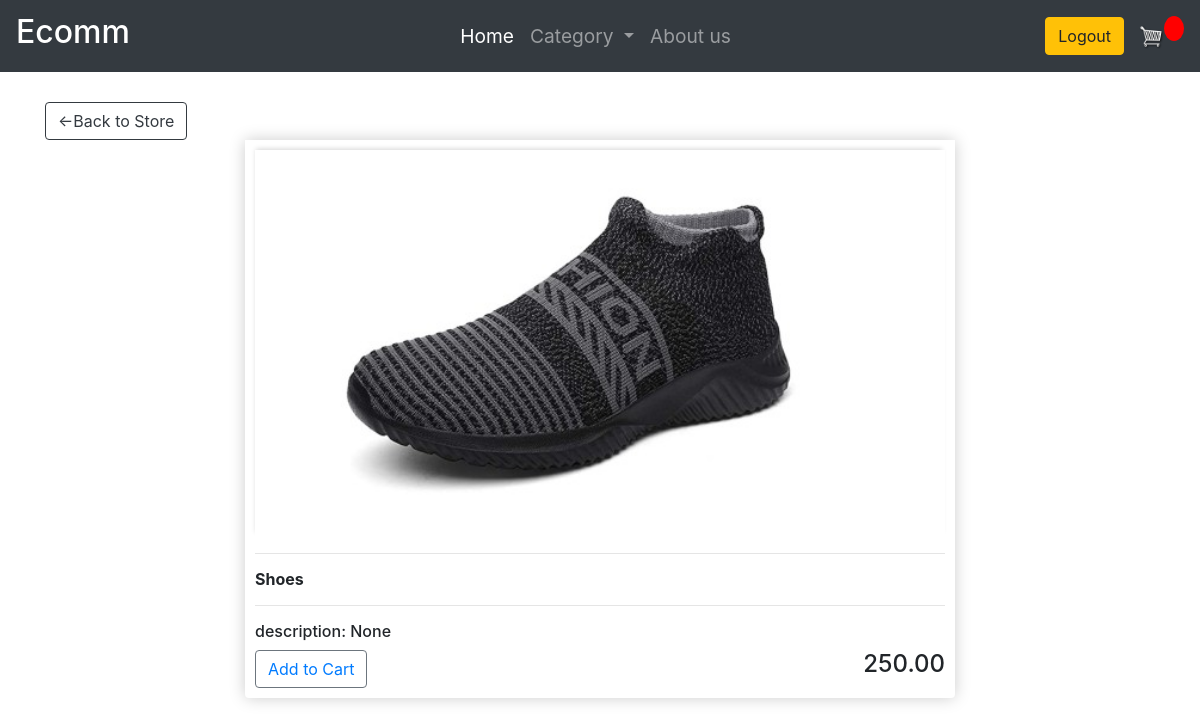
Before: /detail/1/ (signed in) with the older database file.
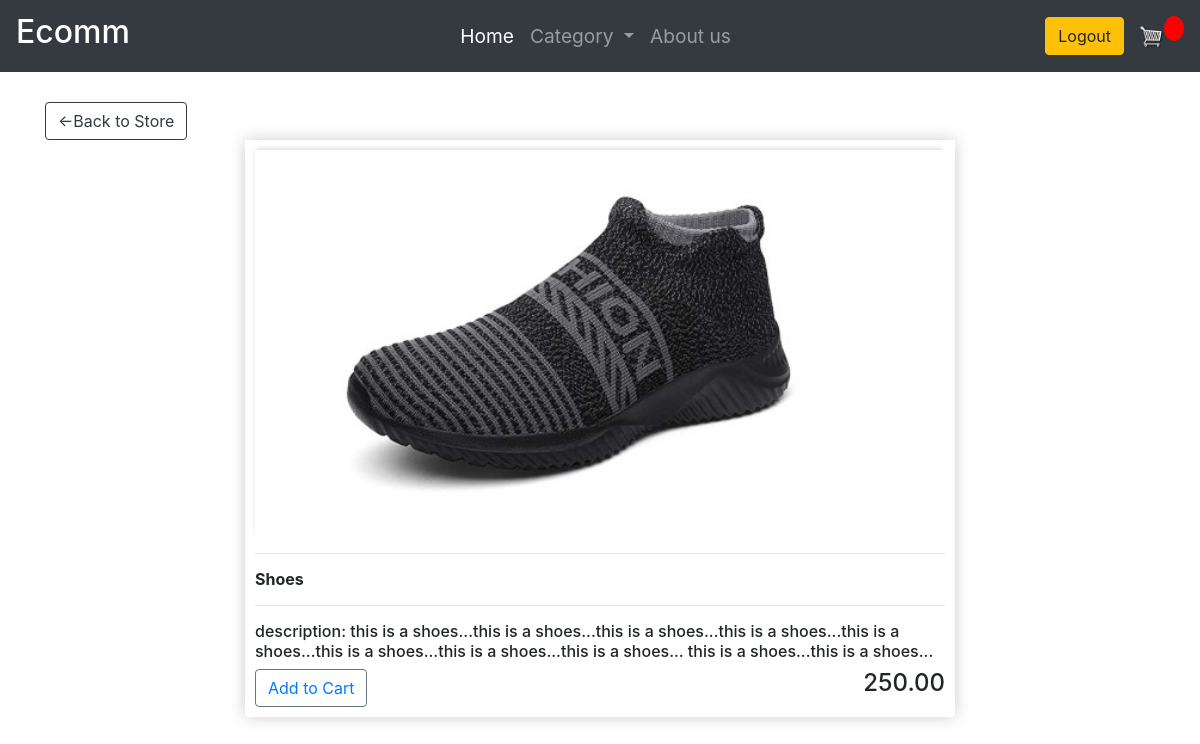
After: the same page with the newer database file.
### foodapp/models.py (models this page shows, shortened)
class Product(models.Model):
    name=models.CharField(max_length=200,null=True)
    price=models.DecimalField(max_digits=7,decimal_places=2)
    digital=models.BooleanField(default=False,null=False,blank=False)
    image = models.ImageField(null=True,blank=True)
    description=models.CharField(max_length=500,null=True)
    @property
    def imageURL(self):
        try:
            url=self.image.url
        except:
            url= ''
        return url

### foodapp/views.py (the view)
# urls.py: path('detail/<int:pk>/',views.detail,name='detail'),
def detail(request,pk):
    products=Product.objects.get(id=pk)
    context={'products':products}
    return render(request,"foodapp/detail.html",context)

### foodapp/templates/foodapp/detail.html
{% extends 'foodapp/main.html' %}
{% load static %}
{% block content %}
<div style="margin-top: 30px;" class="container">
<a class ="btn btn-outline-dark" href="{% url 'store' %}">&#x2190;Back to Store</a>
<div class="d-flex justify-content-center">
    <div class="col-md-8 ">
        <div class="box-element product ">
            <img  class="thumbnail_detail" src="{{products.imageURL}}" alt="">
            <hr>
            <h6><strong>{{products.name}}</strong></h6>
            <hr>
            <h6>description: {{products.description}}</h6>
            <button  data-product="{{ product.id }}" data-action="add" class="btn btn-outline-secondary add-btn update-cart">
            <a href="#"> Add to Cart</a></button>
            <h4 style="display: inline-block; float: right;">{{products.price}}</h4>
        </div>
    </div>
</div>
</div>
{% endblock content %}

### foodapp/templates/foodapp/main.html (shortened to what this page needs)
<!DOCTYPE html>
{% load static %}
  <head>
    <link rel="stylesheet" type="text/css" href="{% static 'css/main.css' %}">
<link rel="stylesheet" href="https://stackpath.bootstrapcdn.com/bootstrap/4.5.2/css/bootstrap.min.css">
<link rel="stylesheet" href="https://stackpath.bootstrapcdn.com/font-awesome/4.7.0/css/font-awesome.min.css">
  </head>
  <body>
    <nav class="navbar sticky-top navbar-expand-md navbar-dark bg-dark ">
      {% if user.is_authenticated%}
        <a class="navbar-brand" href="{% url 'store' %}"><h2>Ecomm</h2></a>
        {% else %}
        <a class="navbar-brand" href="#"><h2>Ecomm</h2></a>
        {% endif %}
        {% if user.is_authenticated%}
        <div  class="collapse navbar-collapse " id="navbarSupportedContent">
          <ul class="navbar-nav mx-auto">
            <li class="nav-item active">
              <a class="nav-link" href="{% url 'store' %}">Home</a>
            </li>
            <li class="nav-item dropdown">
              <a class="nav-link dropdown-toggle" href="#" id="navbarDropdown" role="button" data-toggle="dropdown" aria-haspopup="true" aria-expanded="false">
                Category
              </a>
            </li>
            <li class="nav-item">
                <a class="nav-link" href="#">About us</a>
            </li>
          </ul>
          <div class="form-inline my-2 my-lg-0">
            {% if user.is_authenticated %}
            <a href="{% url 'logout' %}" class="btn btn-warning">Logout</a>
            {% else %}
            <a href="{% url 'login' %}" class="btn btn-warning">Login</a>&nbsp;
            {% endif %}
            <a href="{% url 'cart' %}">
                <img id="cart-icon" src="{% static  'images/assets/cart.png' %}" alt="">
            </a>
            <p id="cart-total">{{cartItems}}</p>
        </div>
        </div>
        {% elif request.get_full_path == "/signup/" %}
        &nbsp;<a href="{% url 'login' %}" class="btn btn-warning">Login</a>
        {% endif %}
      </nav>
  {% block content %}
  {% endblock %}
</body>
</html>

### static/css/main.css (style rules this page uses)
#cart-icon { width:25px; display: inline-block; margin-left: 15px; }
#cart-total { display: block; text-align: center; color:#fff; background-color: red; width: 20px; height: 25px; border-radius: 50%; font-size: 14px; }
.navbar { height: auto; }
.navbar-nav { font-size: larger; }
.thumbnail_detail { width: 100%; height: 100%; -webkit-box-shadow: -1px -3px 5px -2px rgba(214,214,214,1); -moz-box-shadow: -1px -3px 5px -2px rgba(214,214,214,1); box-shadow: -1px -3px 5px -2px rgba(214,214,214,1); }
.box-element { box-shadow:hsl(0, 0%, 80%) 0 0 16px; background-color: #fff; border-radius: 4px; padding: 10px; }
.product { border-radius: 0 0 4px 4px; }

Changed rows visible on the page:
changed Product "Shoes": description "None" → "this is a shoes...this is a shoes...this is a shoes...this is a shoes...this is a shoes...this is a shoes...this is a shoes...this is a shoes... this is a shoes...this is a shoes..."
